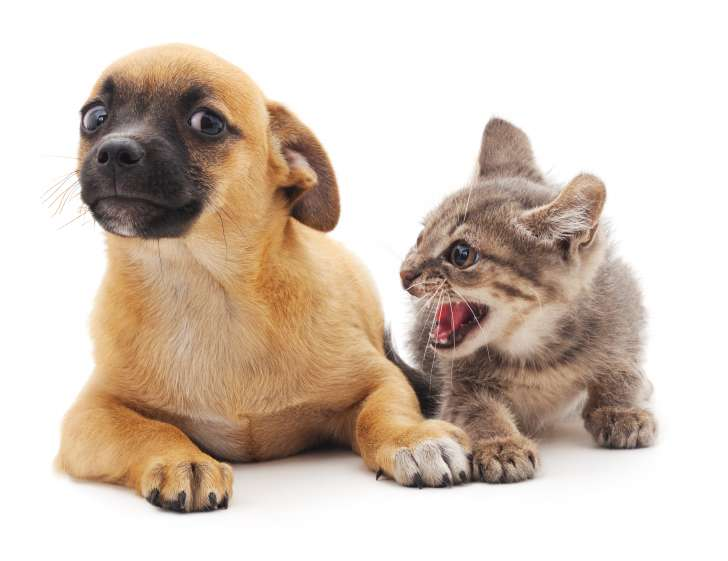
#> input picture pdl/python/imgs/catdog.jpg, 728 x 561 px
$ python bbox.py
#> lines starting #> are read from the running program, lines starting #| are printed output that depends on the picture
# filename: bbox.py

# ref: http://d2l.ai/chapter_computer-vision/index.html

import os, sys
import imageio
import matplotlib.pyplot as plt
import numpy as np

# This function has been saved in the d2l package for future use
def bbox_to_rect(bbox, color):
    # Convert the bounding box (top-left x, top-left y, bottom-right x,
    # bottom-right y) format to matplotlib format: ((upper-left x,
    # upper-left y), width, height)
    return plt.Rectangle(
        xy=(bbox[0], bbox[1]), width=bbox[2]-bbox[0], height=bbox[3]-bbox[1],
        fill=False, edgecolor=color, linewidth=2)
#

img = imageio.imread ('./imgs/catdog.jpg')
#> img is the input picture: shape (561, 728, 3); mean R, G, B 213.5, 198.9, 186.4
dog_bbox, cat_bbox = [60, 45, 378, 516], [400, 112, 655, 493]

fig = plt.imshow (img)
fig.axes.add_patch (bbox_to_rect(dog_bbox, 'blue'))
fig.axes.add_patch (bbox_to_rect(cat_bbox, 'red'))
plt.pause(1)
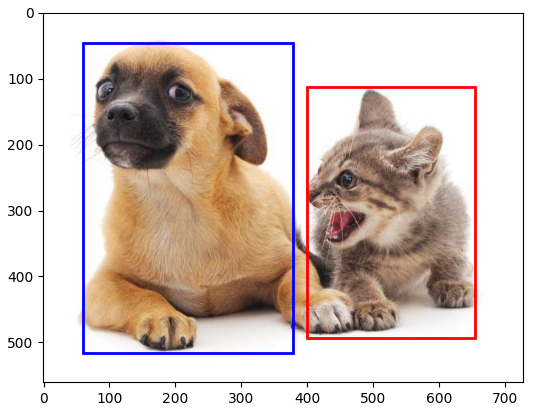
#> figure drawn by matplotlib, 1 panel
plt.close()
# Multiple Anchor Boxes

h, w, ch = img.shape
#> h = 561; w = 728; ch = 3
sizes = np.array([0.75, 0.5, 0.25])
ratios = np.array([1, 2, 0.5])

def make_abox (sz, r):
    sqr = np.sqrt(r)
    hs = sz * sqr  # horizontal size
    vs = sz / sqr  # vertical size
    left, right = -hs/2. , hs/2
    top, bot = -vs/2. , vs /2
    return [left, top, right, bot, 's=%.2f r=%.1f'%(sz,r)] # [x, y, x, y]
#
def abox2bbox(abox, wh, loc):
    w = wh[0]; h = wh[1]
    x = loc[0]; y = loc[1]
    # the aspect ratio is w.r.t the height of the image
    return [ h*abox[0] + x, h*abox[1] + y, h*abox[2] + x, h*abox[3] + y]
#
def bbox2rect(bbox): # [x, y, w, h]
    return [bbox[0], bbox[1], bbox[2]-bbox[0], bbox[3]-bbox[1]]

# centered at (0,0) = (r,c)
anchors = []
for r in ratios:
    anchors.append (make_abox(sizes[0], r))
for s in sizes[1:]:
    anchors.append (make_abox(s, ratios[0]))
#print (anchors)
#print (abox2bbox(anchors[0], (w,h), (250,250)))

fig = plt.imshow (img)
colors = ['b', 'g', 'r', 'm', 'c', 'y']
for i, a in enumerate(anchors):
    bbox = abox2bbox(a, (w,h), (250,250))
    rect = bbox2rect (bbox)
    #print (i, a)
    #print (i, 'bbox: ', bbox, 'rect: ', rect)
    fig.axes.add_patch (bbox_to_rect(abox2bbox(a, (w,h), (250,250)), colors[i]))
    fig.axes.text (rect[0], rect[1], a[-1], color='k', bbox=dict(facecolor=colors[i], lw=0) )
plt.title ('%d bounding boxes drawn at xy=(%d, %d)' % (len(anchors), 250, 250))
plt.pause(1)
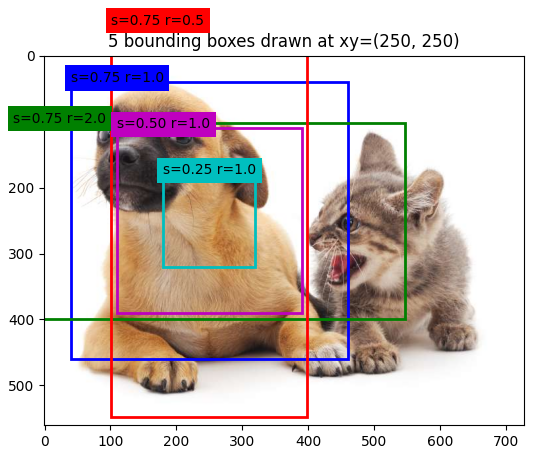
#> figure drawn by matplotlib, 1 panel
